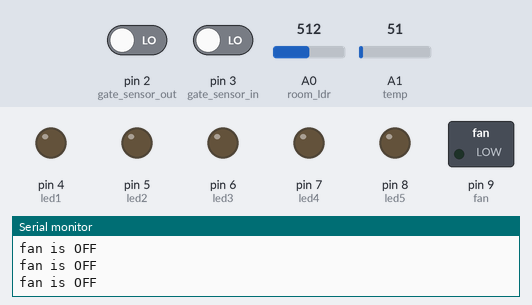
A sketch run on a simulated Arduino Uno, built with avr-gcc and run on an emulated ATmega328P. Parts: switched loads named in the sketch (green lamp = pin HIGH), output pins drawn as LEDs (lit = HIGH), the last lines printed to the serial monitor. The inputs (shaded band) are chosen by the test bench; at power-on: pin 2 (gate_sensor_out) LOW, A0 (room_ldr) = 512, A1 (temp) = 51, pin 3 (gate_sensor_in) LOW.

Above: at 1.2 s.
1.3 s: pin 2 (gate_sensor_out) driven HIGH
At 1.7 s:
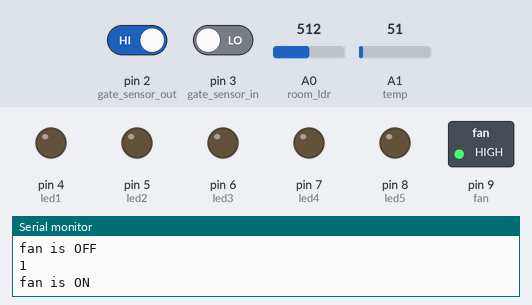
2.8 s: A0 (room_ldr) set to 491
At 4.0 s:
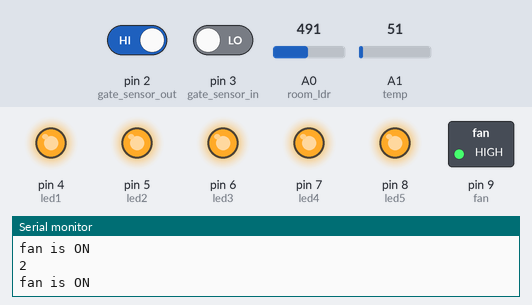
4.3 s: A1 (temp) set to 47
At 5.2 s:
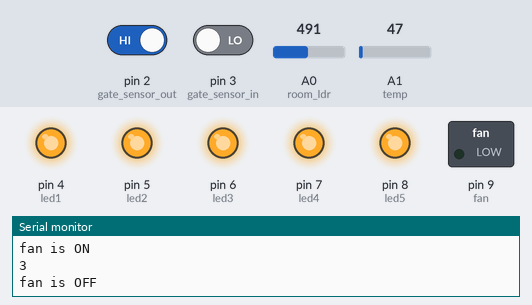
5.8 s: A1 (temp) set to 61
At 6.4 s:
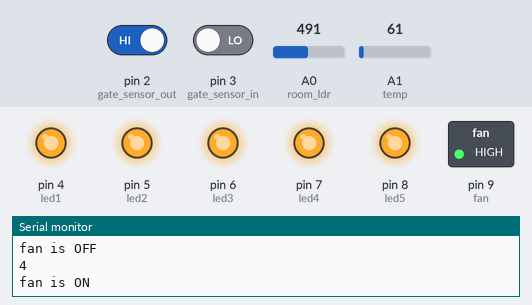
7.3 s: A1 (temp) set to 30
At 8.8 s:
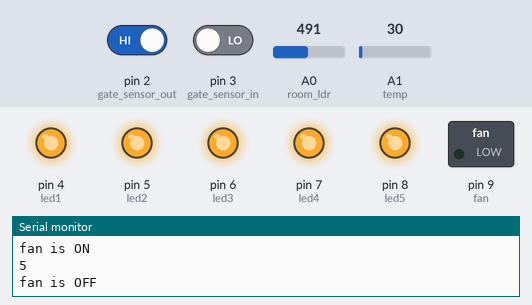
Timing chart, 0 to 10.3 s (numbered marks = the images above; inputs shaded):
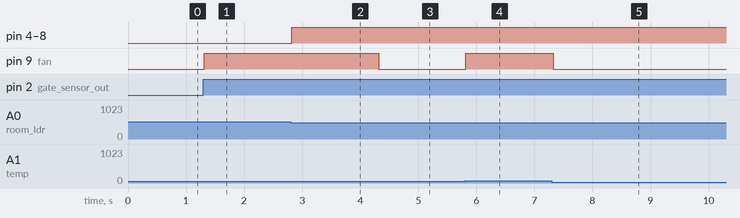

Measured:
- the behaviour switches between 501 and 500 on A0 (room_ldr) (found by bisection; images 1 and 2)
- the behaviour switches between 50 and 49 on A1 (temp) (found by bisection; images 2 and 3)
- after the input at 1.3 s, pin 9 (fan): LOW → HIGH at once
- after the input at 2.8 s, pin 4 (led1), pin 5 (led2), pin 6 (led3), pin 7 (led4), pin 8 (led5): LOW → HIGH at once
- after the input at 4.3 s, pin 9 (fan): HIGH → LOW at once
- after the input at 5.8 s, pin 9 (fan): LOW → HIGH at once
- after the input at 7.3 s, pin 9 (fan): HIGH → LOW at once

The sketch:

finaltets.ino
```cpp
int gate_sensor_out=2;
int gate_sensor_in=3;
int led1=4;
int led2=5;
int led3=6;
int led4=7;
int led5=8;
int fan=9;
int room_ldr=A0;
int temp=A1;
int ldr_value=0;
int counter=0;

int temp_value=0;
void setup() {
  // put your setup code here, to run once:
pinMode(gate_sensor_out,INPUT);
pinMode(gate_sensor_in,INPUT);
pinMode(fan,OUTPUT);
pinMode(temp,INPUT);
pinMode(led1,OUTPUT);
pinMode(led2,OUTPUT);
pinMode(led3,OUTPUT);
pinMode(led4,OUTPUT);
pinMode(led5,OUTPUT);
Serial.begin(9600);
}

void loop() {
  // put your main code here, to run repeatedly:
 if(digitalRead(gate_sensor_out))
 {
  in();
  delay(1500);
 }
 else if(digitalRead(gate_sensor_in))
 {
  out();
  delay(1500);
 }
 else
 {
    counter_check();
 }
}
void counter_check()
  {
    ldr_value=analogRead(room_ldr);
      temp_value=analogRead(temp);
    if(counter>0)
    {
      if(ldr_value<=500)
      {
        digitalWrite(led1,HIGH);
        digitalWrite(led2,HIGH);
        digitalWrite(led3,HIGH);
        digitalWrite(led4,HIGH);
        digitalWrite(led5,HIGH);
        if(temp_value>=50)
        {
          digitalWrite(fan,HIGH);
          Serial.println("fan is ON");
        }
        else
        {
          digitalWrite(fan,LOW);
          Serial.println("fan is OFF");
        }
      }
      if(ldr_value>500)
      {
        digitalWrite(led1,LOW);
        digitalWrite(led2,LOW);
        digitalWrite(led3,LOW);
        digitalWrite(led4,LOW);
        digitalWrite(led5,LOW);
         if(temp_value>=50)
        {
          digitalWrite(fan,HIGH);
           Serial.println("fan is ON");
        }
        else
        {
          digitalWrite(fan,LOW);
           Serial.println("fan is OFF");
        }
      }
    }
    else if(counter<=0)
    {
        digitalWrite(led1,LOW);
        digitalWrite(led2,LOW);
        digitalWrite(led3,LOW);
        digitalWrite(led4,LOW);
        digitalWrite(led5,LOW);
        digitalWrite(fan,LOW);
         Serial.println("fan is OFF");
    }
  }
  /*entry function*/
  void in()
  {
    counter=counter+1;
    Serial.println(counter);
    counter_check();
  }
  /*exit function*/
  void out()
  {
    counter=counter-1;
    Serial.println(counter);
    counter_check();
  }
```
